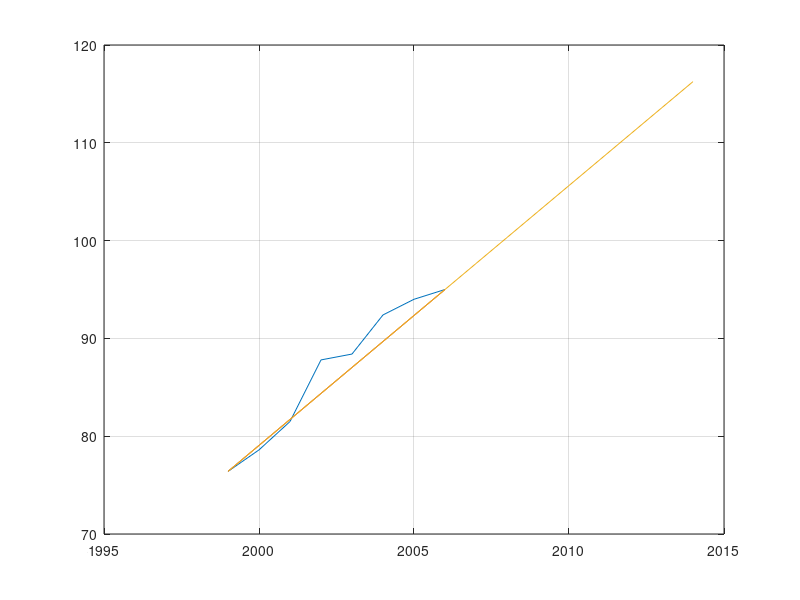

The MATLAB script that drew this image:
x=[1999,2000,2001,2002,2003,2004,2005,2006];
y=[76.4,78.6,81.5,87.8,88.4,92.4,94.0,95.0];
plot(x,y);
grid on
hold on

x=[1999,2006];
y=[76.4,95];
plot(x,y);

x=1999:2014;
y=(18.6*x-36646.6)/7;
plot(x,y);
